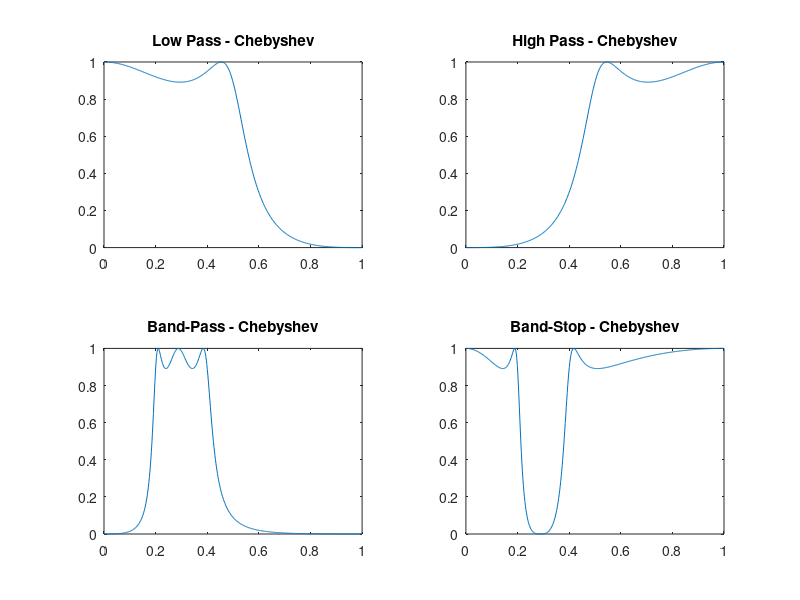
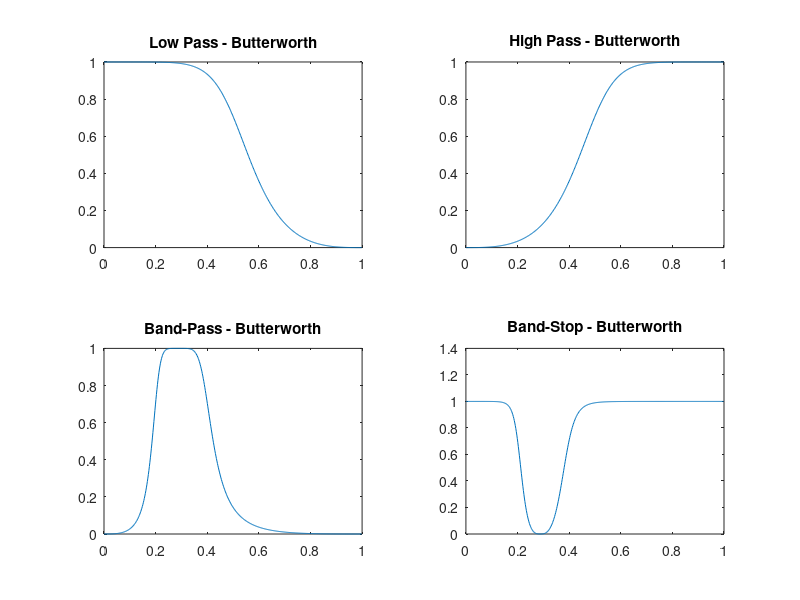
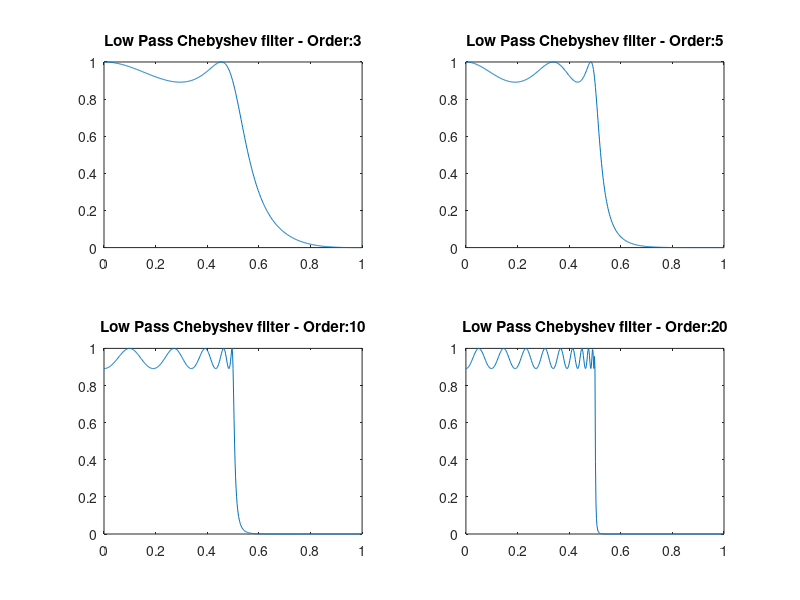
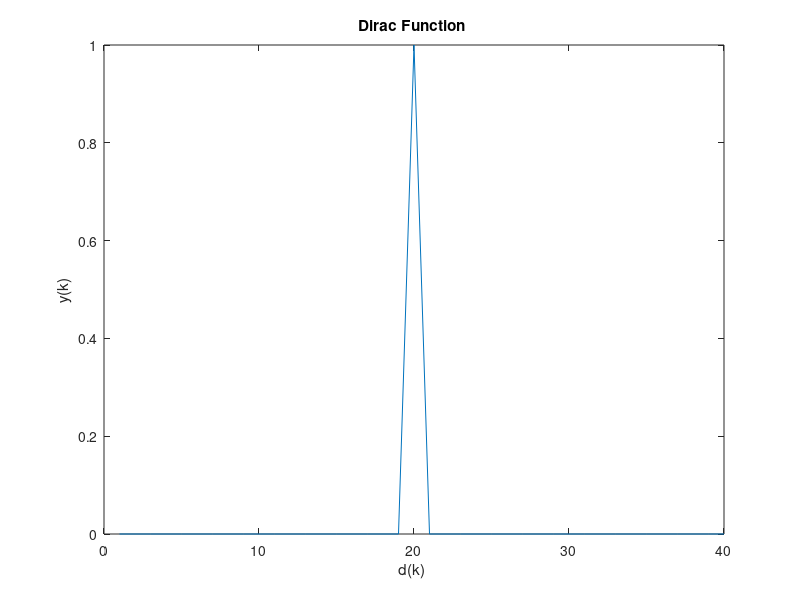

The MATLAB source for these figures, in order: (Note: this script raises an error after producing the figures.)

%Name : Wajahat Akhtar
%Lab 6 and 7
function Lab67() %Function Defination 



% 1.1 Exercice 1 Filters response
% 1.1 - 3rd order Chebyshev Filter

%%%%%%%%%%%%%%%%%%%%%%%%%%%%%%%%%%%%%%%%%%%%%%%%%%%%%%%%%%%%%%%%%%%%%%
           
            % SECOND PART 3RD ORDER CHEBYSHEV FILTER
            
%%%%%%%%%%%%%%%%%%%%%%%%%%%%%%%%%%%%%%%%%%%%%%%%%%%%%%%%%%%%%%%%%%%%%%
%*****************************************************************%  
%Low pass Chebyshev Filter
%*****************************************************************% 
[b,a] = cheby1(3,1,0.5,'low');  
[H, W]= freqz(b,a);
figure(1);
subplot(2,2,1);
plot(W/pi, abs(H)); 
title('Low Pass - Chebyshev');

%*****************************************************************%  
%High pass Chebyshev Filter
%*****************************************************************% 
[b,a] = cheby1(3,1, 0.5, 'high');
[H, W]= freqz(b,a);
subplot(2,2,2);
plot(W/pi, abs(H));
title('High Pass - Chebyshev');

%*****************************************************************%  
%Band pass Chebyshev Filter
%*****************************************************************% 
[b,a] = cheby1(3,1, [0.2 0.4]);
[H, W]= freqz(b,a);
subplot(2,2,3);
plot(W/pi, abs(H));
title('Band-Pass - Chebyshev');

%*****************************************************************%  
%Band Stop Chebyshev Filter
%*****************************************************************% 
[b,a] = cheby1(3,1, [0.2 0.4] , 'stop');
[H, W]= freqz(b,a);
subplot(2,2,4);
plot(W/pi, abs(H)); 
title('Band-Stop - Chebyshev');


%%%%%%%%%%%%%%%%%%%%%%%%%%%%%%%%%%%%%%%%%%%%%%%%%%%%%%%%%%%%%%%%%%%%%%

            % SECOND PART 3RD ORDER BUTTERWORTH FILTER

%%%%%%%%%%%%%%%%%%%%%%%%%%%%%%%%%%%%%%%%%%%%%%%%%%%%%%%%%%%%%%%%%%%%%%
% 3rd order  Butterworth Filter
%*****************************************************************%  
%Low pass Butterworth Filter
%*****************************************************************% 
[b,a] = butter(3,0.5,'low');
[H, W]= freqz(b,a);
figure(2);
subplot(2,2,1);
plot(W/pi, abs(H)); 
title('Low Pass - Butterworth');

%*****************************************************************%  
%High pass Butterworth Filter
%*****************************************************************% 
[b,a] = butter(3,0.5, 'high');
[H, W]= freqz(b,a);
subplot(2,2,2);
plot(W/pi, abs(H)); 
title('High Pass - Butterworth');
%*****************************************************************%  
%Band pass Butterworth Filter
%*****************************************************************% 
[b,a] = butter(3,[0.2 0.4]);
[H, W]= freqz(b,a);
subplot(2,2,3);
plot(W/pi, abs(H));
title('Band-Pass - Butterworth');
%*****************************************************************%  
%Band Stop Butterworth Filter
%*****************************************************************%   
[b,a] = butter(3,[0.2 0.4] , 'stop');
[H, W]= freqz(b,a);
subplot(2,2,4);
plot(W/pi, abs(H));
title('Band-Stop - Butterworth');
%*****************************************************************%  
%%%%%%%%%%%%%%%%%%%%%%%%%%%%%%%%%%%%%%%%%%%%%%%%%%%%%%%%%%%%%%%%%%%%%%

            % LOW PASS CHEBYSHEV WITH VARYING ORDER

%%%%%%%%%%%%%%%%%%%%%%%%%%%%%%%%%%%%%%%%%%%%%%%%%%%%%%%%%%%%%%%%%%%%%%
%1.2 - Low Pass Chebyshev with varying order = 3
%*****************************************************************%  
figure(3);
[b,a] = cheby1(3,1,0.5,'low');
[H, W]= freqz(b,a);
subplot(2,2,1);
plot(W/pi, abs(H));
title('Low Pass Chebyshev filter - Order:3');
%*****************************************************************%  
% Low Pass Chebyshev with varying order = 5
%*****************************************************************%  
[b,a] = cheby1(5,1,0.5,'low');
[H, W]= freqz(b,a);
subplot(2,2,2);
plot(W/pi, abs(H)); 
title('Low Pass Chebyshev filter - Order:5');
%*****************************************************************%  
% Low Pass Chebyshev with varying order = 10
%*****************************************************************%  
[b,a] = cheby1(10,1,0.5,'low');
[H, W]= freqz(b,a);
subplot(2,2,3);
plot(W/pi, abs(H));
title('Low Pass Chebyshev filter - Order:10');
%*****************************************************************%  
% Low Pass Chebyshev with varying order = 20
%*****************************************************************%  
[b,a] = cheby1(20,1,0.5,'low');
[H, W]= freqz(b,a);
subplot(2,2,4);
plot(W/pi, abs(H));
title('Low Pass Chebyshev filter - Order:20');

% After analysing the plots we can say that the by increasing the order of
% the filter ripples incresase but at the same time transitions become
% steeper which gives us better result So it depend whetehr we want
% steepnes in transition in our filter so we use filter which gives more
% transition and if we want to reduce riiples so we use another filter.







%%%%%%%%%%%%%%%%%%%%%%%%%%%%%%%%%%%%%%%%%%%%%%%%%%%%%%%%%%%%%%%%%%%%%%
                        
                            % 1D FILTERING 
                        
%%%%%%%%%%%%%%%%%%%%%%%%%%%%%%%%%%%%%%%%%%%%%%%%%%%%%%%%%%%%%%%%%%%%%%

%2.1 1D Filtering


%*****************************************************************%  
                %DIRAC FUNCTION INPUT SIGNAL
%*****************************************************************% 

k = 40 ;  % Given value of K
x_k = zeros(k,1);  % Initiallizing with zeros
x_k (20,1) = 1;    % Creating Dirac Function
figure(4);   
plot(x_k);  % Plotting Dirac Function
title('Dirac Function '); xlabel('d(k) '); ylabel('y(k)');

%*****************************************************************%  
%SETTING SCALING FACTROR
%*****************************************************************%  
scaling_Factor = 0.5; %scale of smoothing
Ts = 1;  %sampling freq
alpha = scaling_Factor * Ts ; %Alpha Factor Value 
a_signal = exp(-alpha) ;
figure(5);
stem (a_signal) ;
title('Expnential exp(-alpha) '); 

%*****************************************************************%  
%CALLING ANTI CAUSAL DERAVATIVE FUNCTION WITH DIRAC AS INPUT
%*****************************************************************%  
y_k = anti_causal_dervative (a_signal,alpha , x_k);
figure(6)
stem (y_k) ;
title('Anti - Causal Deravative ');

%*****************************************************************%  
%CALLING CAUSAL DERAVATIVE FUNCTION WITH DIRAC AS INPUT
%*****************************************************************%  
y2_k = causal_deravative (a_signal,alpha , x_k);
figure(7)
stem (y2_k) ;
title('Causal Deravative'); 

%*****************************************************************%  
%CALLING ANTI CAUSAL SMOOTHING FUNCTION WITH DIRAC AS INPUT
%*****************************************************************%  
yb_k = anticausal_smoothing (a_signal,alpha , x_k ,scaling_Factor );
figure(8)
stem (yb_k) ;
title('anti causal Smmothing '); 

%*****************************************************************%  
%CALLING CAUSAL DERAVATIVE FUNCTION WITH DIRAC AS INPUT
%*****************************************************************%  
y2b_k = causal_smoothing (a_signal,alpha , x_k , scaling_Factor );
figure(9)
stem (y2b_k) ;
title('Causal Smmothing'); 


%*****************************************************************%  
                    % STEP FUNCTION INPUT SIGNAL
%*****************************************************************% 

%Step input Signal
k = 40 ;  % Given value of K
x2_k = zeros(k,1);   % Initiallizing with zeros
for i = 10 : 30  % Creating Dirac Function
x2_k (i) = 1; % Plotting Dirac Function
end
figure(10)
stem(x2_k)
title('Step Function '); xlabel('u[n] '); ylabel('y[n]');
%*****************************************************************%  
%CALLING ANTI CAUSAL DERAVATIVE FUNCTION WITH STEP AS INPUT
%*****************************************************************%  
y3_k = anti_causal_dervative (a_signal,alpha , x2_k);
figure(11)
stem (y3_k) ;
title('Anti - Causal Deravative ');
%*****************************************************************%  
%CALLING CAUSAL DERAVATIVE FUNCTION WITH STEP AS INPUT
%*****************************************************************%  
y4_k = causal_deravative (a_signal,alpha , x2_k);
figure(12)
stem (y4_k) ;
title('Causal Deravative ');
%*****************************************************************%  
%%%%%%%%%%%%%%%%%%%%%%%%%%%%%%%%%%%%%%%%%%%%%%%%%%%%%%%%%%%%%%%%%%%%%%

                    % EXERCISE : 3 

%%%%%%%%%%%%%%%%%%%%%%%%%%%%%%%%%%%%%%%%%%%%%%%%%%%%%%%%%%%%%%%%%%%%%%

%Canny-Deriche filtering
%Loading Image
%*****************************************************************%  
lena_image = imread('.\barbara.gif');
figure(13);
imshow(lena_image);  %Displaying Image
outImage1 = zeros(size(lena_image)); % Initiallizing Image with zeros
outImage2 = zeros(size(lena_image)); % Initiallizing Image with zeros

%*****************************************************************%  
% 3.2 : Applying the smoothing (derivative) filter along the columns (rows) of the images
%*****************************************************************%  
for i = 1:size(lena_image, 2)

    image_signal = lena_image(:,i);
    response_causal = causal_deravative (a_signal,alpha , image_signal  );
    response_antiCausal = anti_causal_dervative (a_signal,alpha , image_signal);
    response = response_causal + response_antiCausal;
    
    outImage1(:,i) = response;            
end
figure(14);
imshow (outImage1, []);

%*****************************************************************%  
% 3.3 : Applying the smoothing (derivative) filter along the rows (columns) of the images
%*****************************************************************%  
for i = 1:size(lena_image, 2)

    image_signal2 = lena_image(i,:);
    response_causal2 = causal_deravative (a_signal,alpha , image_signal2  );
    response_antiCausal2 = anti_causal_dervative (a_signal,alpha , image_signal2);
    response2 = response_causal2 + response_antiCausal2;
    
    outImage2(i,:) = response2;   
end

figure(15);
imshow (outImage2, []);
%*****************************************************************%  
                        % END 
%*****************************************************************%  

%%%%%%%%%%%%%%%%%%%%%%%%%%%%%%%%%%%%%%%%%%%%%%%%%%%%%%%%%%%%%%%%%%%%%%

end
